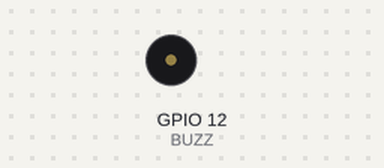
The sketch below on a simulated ESP32. On the bench: buzzer (waves = sounding). What the sketch prints to the serial monitor is not drawn.

Above: at 1.2 s.
At 18.2 s:
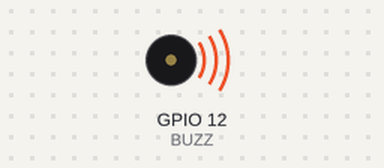
Timing chart, 0 to 20.4 s (numbered marks = the images above):
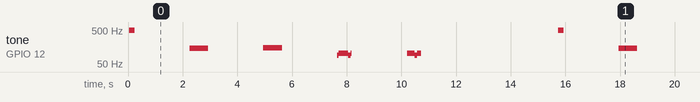

Measured:
- by itself, tone on GPIO 12 (BUZZ): repeats every 15.7 s: silent 2.0 s, 143 Hz 0.68 s, silent 2.0 s, 148 Hz 0.68 s, silent 2.0 s, 91 Hz 0.04 s, 103 Hz 0.36 s, 91 Hz 0.08 s, 103 Hz 0.04 s, silent 2.0 s, 103 Hz 0.28 s, 91 Hz 0.08 s, 103 Hz 0.16 s, silent 5.0 s, 498 Hz 0.20 s

The sketch:

esp32_buzzer.ino
```cpp
// We can not use analogWrite easily because its not supported by ESP32...
// So we can't use the "tone" function as well..

const uint8_t BUZZ = 12;

void setup() {

  Serial.begin(115200);
  Serial.println("Started.");

  pinMode(BUZZ, OUTPUT);
}

void loop() {

  // active buzzer frequency output
  playTone(100, 1, 1);
  delay(2000);

  // lower pitch
  playTone(100, 5, 2);
  delay(2000);

  // high pitch
  playTone(100, 2, 5);
  delay(2000);

  // lower pitch but louder
  playTone(50, 10, 1);
  delay(2000);

  // high pitch and low volume
  playTone(50, 1, 10);
  delay(2000);

  delay(3000);

}

void playTone(int toneLength, int delay1, int delay2) {
  for (int i = 0; i < toneLength; i++) {
    digitalWrite(BUZZ, HIGH);
    delay(delay1);
    digitalWrite(BUZZ, LOW);
    delay(delay2);
  }
}
```
